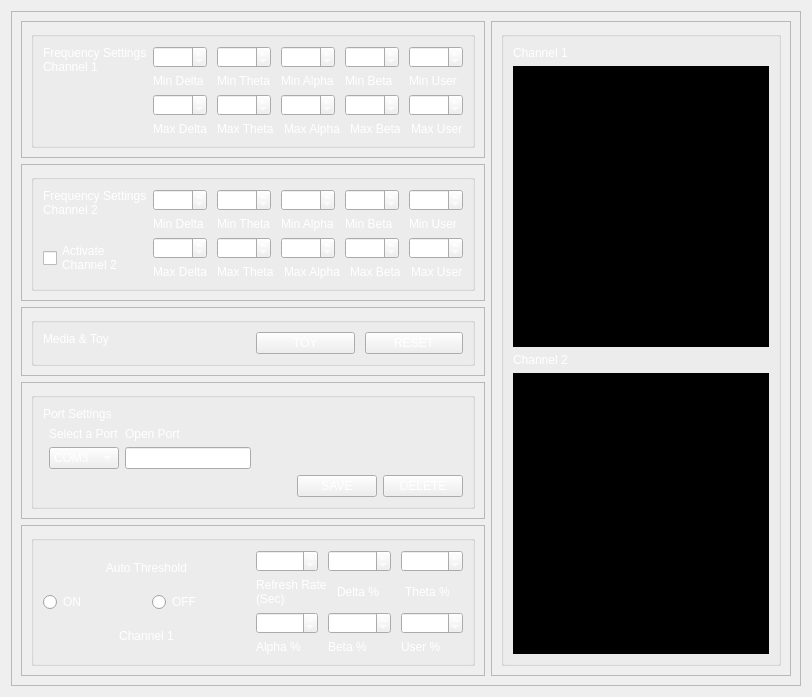
         <widget class="QWidget" name="tab_3">
          <property name="styleSheet">
           <string notr="true">color:rgb(255, 255, 255)</string>
          </property>
          <attribute name="title">
           <string>Settings</string>
          </attribute>
          <layout class="QGridLayout" name="gridLayout_30">
           <item row="0" column="0">
            <widget class="QFrame" name="frame_11">
             <property name="frameShape">
              <enum>QFrame::StyledPanel</enum>
             </property>
             <property name="frameShadow">
              <enum>QFrame::Raised</enum>
             </property>
             <layout class="QGridLayout" name="gridLayout_29">
              <item row="0" column="0">
               <widget class="QFrame" name="frame_12">
                <property name="frameShape">
                 <enum>QFrame::StyledPanel</enum>
                </property>
                <property name="frameShadow">
                 <enum>QFrame::Raised</enum>
                </property>
                <layout class="QGridLayout" name="gridLayout_23">
                 <item row="0" column="0">
                  <widget class="QGroupBox" name="groupBox">
                   <property name="title">
                    <string/>
                   </property>
                   <layout class="QGridLayout" name="gridLayout_18">
                    <item row="2" column="1">
                     <layout class="QHBoxLayout" name="horizontalLayout_13">
                      <property name="spacing">
                       <number>10</number>
                      </property>
                      <item>
                       <widget class="QSpinBox" name="sBMaxDeltaCh1_Stngs">
                        <property name="value">
                         <number>3</number>
                        </property>
                       </widget>
                      </item>
                      <item>
                       <widget class="QSpinBox" name="sBMaxThetaCh1_Stngs">
                        <property name="value">
                         <number>7</number>
                        </property>
                       </widget>
                      </item>
                      <item>
                       <widget class="QSpinBox" name="sBMaxAlphaCh1_Stngs">
                        <property name="value">
                         <number>12</number>
                        </property>
                       </widget>
                      </item>
                      <item>
                       <widget class="QSpinBox" name="sBMaxBetaCh1_Stngs">
                        <property name="value">
                         <number>25</number>
                        </property>
                       </widget>
                      </item>
                      <item>
                       <widget class="QSpinBox" name="sBMaxUserCh1_Stngs">
                        <property name="value">
                         <number>70</number>
                        </property>
                       </widget>
                      </item>
                     </layout>
                    </item>
                    <item row="1" column="1">
                     <layout class="QHBoxLayout" name="horizontalLayout_12">
                      <property name="spacing">
                       <number>10</number>
                      </property>
                      <item>
                       <widget class="QLabel" name="label_12">
                        <property name="text">
                         <string>Min Delta</string>
                        </property>
                       </widget>
                      </item>
                      <item>
                       <widget class="QLabel" name="label_13">
                        <property name="text">
                         <string>Min Theta</string>
                        </property>
                       </widget>
                      </item>
                      <item>
                       <widget class="QLabel" name="label_14">
                        <property name="text">
                         <string>Min Alpha</string>
                        </property>
                       </widget>
                      </item>
                      <item>
                       <widget class="QLabel" name="label_15">
                        <property name="text">
                         <string>Min Beta</string>
                        </property>
                       </widget>
                      </item>
                      <item>
                       <widget class="QLabel" name="label_16">
                        <property name="text">
                         <string>Min User</string>
                        </property>
                       </widget>
                      </item>
                     </layout>
                    </item>
                    <item row="0" column="0" rowspan="2">
                     <widget class="QLabel" name="label_7">
                      <property name="text">
                       <string>Frequency Settings 
Channel 1</string>
                      </property>
                      <property name="alignment">
                       <set>Qt::AlignLeading|Qt::AlignLeft|Qt::AlignTop</set>
                      </property>
                     </widget>
                    </item>
                    <item row="3" column="1">
                     <layout class="QHBoxLayout" name="horizontalLayout_14">
                      <property name="spacing">
                       <number>10</number>
                      </property>
                      <item>
                       <widget class="QLabel" name="label_18">
                        <property name="text">
                         <string>Max Delta</string>
                        </property>
                       </widget>
                      </item>
                      <item>
                       <widget class="QLabel" name="label_19">
                        <property name="text">
                         <string>Max Theta</string>
                        </property>
                       </widget>
                      </item>
                      <item>
                       <widget class="QLabel" name="label_17">
                        <property name="text">
                         <string>Max Alpha</string>
                        </property>
                       </widget>
                      </item>
                      <item>
                       <widget class="QLabel" name="label_28">
                        <property name="text">
                         <string>Max Beta</string>
                        </property>
                       </widget>
                      </item>
                      <item>
                       <widget class="QLabel" name="label_27">
                        <property name="text">
                         <string>Max User</string>
                        </property>
                       </widget>
                      </item>
                     </layout>
                    </item>
                    <item row="0" column="1">
                     <layout class="QHBoxLayout" name="horizontalLayout_11">
                      <property name="spacing">
                       <number>10</number>
                      </property>
                      <item>
                       <widget class="QSpinBox" name="sBMinDeltaCh1_Stngs">
                        <property name="value">
                         <number>1</number>
                        </property>
                       </widget>
                      </item>
                      <item>
                       <widget class="QSpinBox" name="sBMinThetaCh1_Stngs">
                        <property name="value">
                         <number>4</number>
                        </property>
                       </widget>
                      </item>
                      <item>
                       <widget class="QSpinBox" name="sBMinAlphaCh1_Stngs">
                        <property name="value">
                         <number>8</number>
                        </property>
                       </widget>
                      </item>
                      <item>
                       <widget class="QSpinBox" name="sBMinBetaCh1_Stngs">
                        <property name="value">
                         <number>13</number>
                        </property>
                       </widget>
                      </item>
                      <item>
                       <widget class="QSpinBox" name="sBMinUserCh1_Stngs">
                        <property name="value">
                         <number>26</number>
                        </property>
                       </widget>
                      </item>
                     </layout>
                    </item>
                   </layout>
                  </widget>
                 </item>
                </layout>
               </widget>
              </item>
              <item row="0" column="1" rowspan="5">
               <widget class="QFrame" name="frame_13">
                <property name="frameShape">
                 <enum>QFrame::StyledPanel</enum>
                </property>
                <property name="frameShadow">
                 <enum>QFrame::Raised</enum>
                </property>
                <layout class="QGridLayout" name="gridLayout_28">
                 <item row="0" column="0">
                  <widget class="QGroupBox" name="groupBox_8">
                   <property name="title">
                    <string/>
                   </property>
                   <layout class="QGridLayout" name="gridLayout_17">
                    <item row="0" column="0">
                     <layout class="QVBoxLayout" name="verticalLayout_8">
                      <item>
                       <widget class="QLabel" name="label_52">
                        <property name="text">
                         <string>Channel 1</string>
                        </property>
                       </widget>
                      </item>
                      <item>
                       <widget class="QGraphicsView" name="graphicsView_13">
                        <property name="styleSheet">
                         <string notr="true">background-color: rgb(0, 0, 0);</string>
                        </property>
                        <property name="backgroundBrush">
                         <brush brushstyle="SolidPattern">
                          <color alpha="255">
                           <red>0</red>
                           <green>0</green>
                           <blue>0</blue>
                          </color>
                         </brush>
                        </property>
                        <property name="interactive">
                         <bool>true</bool>
                        </property>
                       </widget>
                      </item>
                     </layout>
                    </item>
                    <item row="1" column="0">
                     <layout class="QVBoxLayout" name="verticalLayout_9">
                      <item>
                       <widget class="QLabel" name="label_53">
                        <property name="text">
                         <string>Channel 2</string>
                        </property>
                       </widget>
                      </item>
                      <item>
                       <widget class="QGraphicsView" name="graphicsView_14">
                        <property name="styleSheet">
                         <string notr="true">background-color: rgb(0, 0, 0);</string>
                        </property>
                        <property name="backgroundBrush">
                         <brush brushstyle="SolidPattern">
                          <color alpha="255">
                           <red>0</red>
                           <green>0</green>
                           <blue>0</blue>
                          </color>
                         </brush>
                        </property>
                        <property name="interactive">
                         <bool>true</bool>
                        </property>
                       </widget>
                      </item>
                     </layout>
                    </item>
                   </layout>
                  </widget>
                 </item>
                </layout>
               </widget>
              </item>
              <item row="1" column="0">
               <widget class="QFrame" name="frame_14">
                <property name="frameShape">
                 <enum>QFrame::StyledPanel</enum>
                </property>
                <property name="frameShadow">
                 <enum>QFrame::Raised</enum>
                </property>
                <layout class="QGridLayout" name="gridLayout_24">
                 <item row="0" column="0">
                  <widget class="QGroupBox" name="groupBox_2">
                   <property name="title">
                    <string/>
                   </property>
                   <layout class="QGridLayout" name="gridLayout_19">
                    <item row="0" column="0" rowspan="2">
                     <widget class="QLabel" name="label_29">
                      <property name="text">
                       <string>Frequency Settings
Channel 2</string>
                      </property>
                      <property name="alignment">
                       <set>Qt::AlignLeading|Qt::AlignLeft|Qt::AlignTop</set>
                      </property>
                     </widget>
                    </item>
                    <item row="0" column="1">
                     <layout class="QHBoxLayout" name="horizontalLayout_15">
                      <property name="spacing">
                       <number>10</number>
                      </property>
                      <item>
                       <widget class="QSpinBox" name="sBMinDeltaCh2_Stngs">
                        <property name="value">
                         <number>1</number>
                        </property>
                       </widget>
                      </item>
                      <item>
                       <widget class="QSpinBox" name="sBMinThetaCh2_Stngs">
                        <property name="value">
                         <number>4</number>
                        </property>
                       </widget>
                      </item>
                      <item>
                       <widget class="QSpinBox" name="sBMinAlphaCh2_Stngs">
                        <property name="value">
                         <number>8</number>
                        </property>
                       </widget>
                      </item>
                      <item>
                       <widget class="QSpinBox" name="sBMinBetaCh2_Stngs">
                        <property name="value">
                         <number>13</number>
                        </property>
                       </widget>
                      </item>
                      <item>
                       <widget class="QSpinBox" name="sBMinUserCh2_Stngs">
                        <property name="value">
                         <number>26</number>
                        </property>
                       </widget>
                      </item>
                     </layout>
                    </item>
                    <item row="1" column="1">
                     <layout class="QHBoxLayout" name="horizontalLayout_16">
                      <property name="spacing">
                       <number>10</number>
                      </property>
                      <item>
                       <widget class="QLabel" name="label_30">
                        <property name="text">
                         <string>Min Delta</string>
                        </property>
                       </widget>
                      </item>
                      <item>
                       <widget class="QLabel" name="label_31">
                        <property name="text">
                         <string>Min Theta</string>
                        </property>
                       </widget>
                      </item>
                      <item>
                       <widget class="QLabel" name="label_32">
                        <property name="text">
                         <string>Min Alpha</string>
                        </property>
                       </widget>
                      </item>
                      <item>
                       <widget class="QLabel" name="label_33">
                        <property name="text">
                         <string>Min Beta</string>
                        </property>
                       </widget>
                      </item>
                      <item>
                       <widget class="QLabel" name="label_34">
                        <property name="text">
                         <string>Min User</string>
                        </property>
                       </widget>
                      </item>
                     </layout>
                    </item>
                    <item row="2" column="0" rowspan="2">
                     <widget class="QCheckBox" name="cBChannel2_Stngs">
                      <property name="text">
                       <string>Activate
Channel 2</string>
                      </property>
                     </widget>
                    </item>
                    <item row="2" column="1">
                     <layout class="QHBoxLayout" name="horizontalLayout_17">
                      <property name="spacing">
                       <number>10</number>
                      </property>
                      <item>
                       <widget class="QSpinBox" name="sBMaxDeltaCh2_Stngs">
                        <property name="value">
                         <number>3</number>
                        </property>
                       </widget>
                      </item>
                      <item>
                       <widget class="QSpinBox" name="sBMaxThetaCh2_Stngs">
                        <property name="value">
                         <number>7</number>
                        </property>
                       </widget>
                      </item>
                      <item>
                       <widget class="QSpinBox" name="sBMaxAlphaCh2_Stngs">
                        <property name="value">
                         <number>12</number>
                        </property>
                       </widget>
                      </item>
                      <item>
                       <widget class="QSpinBox" name="sBMaxBetaCh2_Stngs">
                        <property name="value">
                         <number>25</number>
                        </property>
                       </widget>
                      </item>
                      <item>
                       <widget class="QSpinBox" name="sBMaxUserCh2_Stngs">
                        <property name="value">
                         <number>70</number>
                        </property>
                       </widget>
                      </item>
                     </layout>
                    </item>
                    <item row="3" column="1">
                     <layout class="QHBoxLayout" name="horizontalLayout_18">
                      <property name="spacing">
                       <number>10</number>
                      </property>
                      <item>
                       <widget class="QLabel" name="label_35">
                        <property name="text">
                         <string>Max Delta</string>
                        </property>
                       </widget>
                      </item>
                      <item>
                       <widget class="QLabel" name="label_36">
                        <property name="text">
                         <string>Max Theta</string>
                        </property>
                       </widget>
                      </item>
                      <item>
                       <widget class="QLabel" name="label_37">
                        <property name="text">
                         <string>Max Alpha</string>
                        </property>
                       </widget>
                      </item>
                      <item>
                       <widget class="QLabel" name="label_38">
                        <property name="text">
                         <string>Max Beta</string>
                        </property>
                       </widget>
                      </item>
                      <item>
                       <widget class="QLabel" name="label_39">
                        <property name="text">
                         <string>Max User</string>
                        </property>
                       </widget>
                      </item>
                     </layout>
                    </item>
                   </layout>
                  </widget>
                 </item>
                </layout>
               </widget>
              </item>
              <item row="2" column="0">
               <widget class="QFrame" name="frame_15">
                <property name="frameShape">
                 <enum>QFrame::StyledPanel</enum>
                </property>
                <property name="frameShadow">
                 <enum>QFrame::Raised</enum>
                </property>
                <layout class="QGridLayout" name="gridLayout_25">
                 <item row="0" column="0">
                  <widget class="QGroupBox" name="groupBox_3">
                   <property name="title">
                    <string/>
                   </property>
                   <layout class="QGridLayout" name="gridLayout_20">
                    <item row="0" column="0">
                     <widget class="QLabel" name="label_40">
                      <property name="text">
                       <string>Media &amp; Toy</string>
                      </property>
                      <property name="alignment">
                       <set>Qt::AlignLeading|Qt::AlignLeft|Qt::AlignTop</set>
                      </property>
                     </widget>
                    </item>
                    <item row="0" column="1">
                     <layout class="QHBoxLayout" name="horizontalLayout_19">
                      <property name="spacing">
                       <number>10</number>
                      </property>
                      <item>
                       <widget class="QPushButton" name="pB_Toy_Settings">
                        <property name="text">
                         <string>TOY</string>
                        </property>
                       </widget>
                      </item>
                      <item>
                       <widget class="QPushButton" name="pB_Reset_Settings">
                        <property name="text">
                         <string>RESET</string>
                        </property>
                       </widget>
                      </item>
                     </layout>
                    </item>
                   </layout>
                  </widget>
                 </item>
                </layout>
               </widget>
              </item>
              <item row="3" column="0">
               <widget class="QFrame" name="frame_16">
                <property name="frameShape">
                 <enum>QFrame::StyledPanel</enum>
                </property>
                <property name="frameShadow">
                 <enum>QFrame::Raised</enum>
                </property>
                <layout class="QGridLayout" name="gridLayout_26">
                 <item row="0" column="0">
                  <widget class="QGroupBox" name="groupBox_6">
                   <property name="title">
                    <string/>
                   </property>
                   <layout class="QGridLayout" name="gridLayout_21">
                    <item row="1" column="1">
                     <layout class="QVBoxLayout" name="verticalLayout_5">
                      <item>
                       <widget class="QLabel" name="label_42">
                        <property name="text">
                         <string>Select a Port</string>
                        </property>
                       </widget>
                      </item>
                      <item>
                       <widget class="QComboBox" name="cB_Port_Settings">
                        <item>
                         <property name="text">
                          <string>COM3</string>
                         </property>
                        </item>
                        <item>
                         <property name="text">
                          <string>LPT1</string>
                         </property>
                        </item>
                       </widget>
                      </item>
                     </layout>
                    </item>
                    <item row="2" column="3">
                     <layout class="QHBoxLayout" name="horizontalLayout_20">
                      <item>
                       <widget class="QPushButton" name="pB_Save_Settings">
                        <property name="text">
                         <string>SAVE</string>
                        </property>
                       </widget>
                      </item>
                      <item>
                       <widget class="QPushButton" name="pB_Dlt_Settings">
                        <property name="text">
                         <string>DELETE</string>
                        </property>
                       </widget>
                      </item>
                     </layout>
                    </item>
                    <item row="0" column="0" colspan="2">
                     <widget class="QLabel" name="label_41">
                      <property name="text">
                       <string>Port Settings</string>
                      </property>
                      <property name="alignment">
                       <set>Qt::AlignLeading|Qt::AlignLeft|Qt::AlignTop</set>
                      </property>
                     </widget>
                    </item>
                    <item row="1" column="2">
                     <layout class="QVBoxLayout" name="verticalLayout_6">
                      <property name="rightMargin">
                       <number>40</number>
                      </property>
                      <item>
                       <widget class="QLabel" name="label_43">
                        <property name="text">
                         <string>Open Port</string>
                        </property>
                       </widget>
                      </item>
                      <item>
                       <widget class="QLineEdit" name="lE_Port_Settings">
                        <property name="sizePolicy">
                         <sizepolicy hsizetype="Expanding" vsizetype="Fixed">
                          <horstretch>0</horstretch>
                          <verstretch>0</verstretch>
                         </sizepolicy>
                        </property>
                        <property name="readOnly">
                         <bool>true</bool>
                        </property>
                       </widget>
                      </item>
                     </layout>
                    </item>
                   </layout>
                  </widget>
                 </item>
                </layout>
               </widget>
              </item>
              <item row="4" column="0">
               <widget class="QFrame" name="frame_17">
                <property name="frameShape">
                 <enum>QFrame::StyledPanel</enum>
                </property>
                <property name="frameShadow">
                 <enum>QFrame::Raised</enum>
                </property>
                <layout class="QGridLayout" name="gridLayout_27">
                 <item row="0" column="0">
                  <widget class="QGroupBox" name="groupBox_7">
                   <property name="title">
                    <string/>
                   </property>
                   <layout class="QGridLayout" name="gridLayout_22">
                    <item row="0" column="0" rowspan="4">
                     <layout class="QVBoxLayout" name="verticalLayout_7">
                      <item>
                       <widget class="QLabel" name="label_44">
                        <property name="text">
                         <string>Auto Threshold</string>
                        </property>
                        <property name="alignment">
                         <set>Qt::AlignCenter</set>
                        </property>
                       </widget>
                      </item>
                      <item>
                       <layout class="QHBoxLayout" name="horizontalLayout_25">
                        <property name="spacing">
                         <number>10</number>
                        </property>
                        <item>
                         <widget class="QRadioButton" name="rB_On_Settings">
                          <property name="layoutDirection">
                           <enum>Qt::LeftToRight</enum>
                          </property>
                          <property name="text">
                           <string>ON</string>
                          </property>
                         </widget>
                        </item>
                        <item>
                         <widget class="QRadioButton" name="rB_Off_Settings">
                          <property name="text">
                           <string>OFF</string>
                          </property>
                         </widget>
                        </item>
                       </layout>
                      </item>
                      <item>
                       <widget class="QLabel" name="label_45">
                        <property name="text">
                         <string>Channel 1</string>
                        </property>
                        <property name="alignment">
                         <set>Qt::AlignCenter</set>
                        </property>
                       </widget>
                      </item>
                     </layout>
                    </item>
                    <item row="0" column="1">
                     <layout class="QHBoxLayout" name="horizontalLayout_21">
                      <property name="spacing">
                       <number>10</number>
                      </property>
                      <item>
                       <widget class="QSpinBox" name="sB_Refresh_Settings">
                        <property name="value">
                         <number>1</number>
                        </property>
                       </widget>
                      </item>
                      <item>
                       <widget class="QSpinBox" name="sB_Delta_Settings">
                        <property name="value">
                         <number>1</number>
                        </property>
                       </widget>
                      </item>
                      <item>
                       <widget class="QSpinBox" name="sB_Theta_Settings">
                        <property name="value">
                         <number>1</number>
                        </property>
                       </widget>
                      </item>
                     </layout>
                    </item>
                    <item row="1" column="1">
                     <layout class="QHBoxLayout" name="horizontalLayout_22">
                      <property name="spacing">
                       <number>10</number>
                      </property>
                      <item>
                       <widget class="QLabel" name="label_46">
                        <property name="text">
                         <string>Refresh Rate
(Sec)</string>
                        </property>
                       </widget>
                      </item>
                      <item>
                       <widget class="QLabel" name="label_47">
                        <property name="text">
                         <string>Delta %</string>
                        </property>
                       </widget>
                      </item>
                      <item>
                       <widget class="QLabel" name="label_48">
                        <property name="text">
                         <string>Theta %</string>
                        </property>
                       </widget>
                      </item>
                     </layout>
                    </item>
                    <item row="2" column="1">
                     <layout class="QHBoxLayout" name="horizontalLayout_23">
                      <property name="spacing">
                       <number>10</number>
                      </property>
                      <item>
                       <widget class="QSpinBox" name="sB_Alpha_Settings">
                        <property name="value">
                         <number>1</number>
                        </property>
                       </widget>
                      </item>
                      <item>
                       <widget class="QSpinBox" name="sB_Beta_Settings">
                        <property name="value">
                         <number>1</number>
                        </property>
                       </widget>
                      </item>
                      <item>
                       <widget class="QSpinBox" name="sB_User_Settings">
                        <property name="value">
                         <number>1</number>
                        </property>
                       </widget>
                      </item>
                     </layout>
                    </item>
                    <item row="3" column="1">
                     <layout class="QHBoxLayout" name="horizontalLayout_24">
                      <property name="spacing">
                       <number>10</number>
                      </property>
                      <item>
                       <widget class="QLabel" name="label_50">
                        <property name="text">
                         <string>Alpha %</string>
                        </property>
                       </widget>
                      </item>
                      <item>
                       <widget class="QLabel" name="label_51">
                        <property name="text">
                         <string>Beta %</string>
                        </property>
                       </widget>
                      </item>
                      <item>
                       <widget class="QLabel" name="label_49">
                        <property name="text">
                         <string>User %</string>
                        </property>
                       </widget>
                      </item>
                     </layout>
                    </item>
                   </layout>
                  </widget>
                 </item>
                </layout>
               </widget>
              </item>
             </layout>
            </widget>
           </item>
          </layout>
         </widget>
